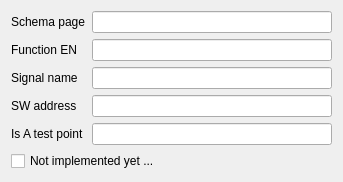
<?xml version="1.0" encoding="UTF-8"?>
<ui version="4.0">
 <class>mdtClUnitConnectionEditor</class>
 <widget class="QWidget" name="mdtClUnitConnectionEditor">
  <property name="geometry">
   <rect>
    <x>0</x>
    <y>0</y>
    <width>343</width>
    <height>174</height>
   </rect>
  </property>
  <property name="windowTitle">
   <string>Form</string>
  </property>
  <layout class="QFormLayout" name="formLayout">
   <item row="0" column="0">
    <widget class="QLabel" name="lbSchemaPage">
     <property name="text">
      <string>Schema page</string>
     </property>
    </widget>
   </item>
   <item row="0" column="1">
    <widget class="QLineEdit" name="fld_SchemaPage"/>
   </item>
   <item row="1" column="0">
    <widget class="QLabel" name="lbFunctionEN">
     <property name="text">
      <string>Function EN</string>
     </property>
    </widget>
   </item>
   <item row="1" column="1">
    <widget class="QLineEdit" name="fld_FunctionEN"/>
   </item>
   <item row="2" column="0">
    <widget class="QLabel" name="lbSignalName">
     <property name="text">
      <string>Signal name</string>
     </property>
    </widget>
   </item>
   <item row="2" column="1">
    <widget class="QLineEdit" name="fld_SignalName"/>
   </item>
   <item row="3" column="0">
    <widget class="QLabel" name="lbSwAddress">
     <property name="text">
      <string>SW address</string>
     </property>
    </widget>
   </item>
   <item row="3" column="1">
    <widget class="QLineEdit" name="fld_SwAddress"/>
   </item>
   <item row="4" column="0">
    <widget class="QLabel" name="lbIsATestPoint">
     <property name="text">
      <string>Is A test point</string>
     </property>
    </widget>
   </item>
   <item row="4" column="1">
    <widget class="QLineEdit" name="fld_IsATestPoint"/>
   </item>
   <item row="5" column="0" colspan="2">
    <widget class="QCheckBox" name="fld_IsATestPoint222">
     <property name="text">
      <string>Not implemented yet ...</string>
     </property>
    </widget>
   </item>
  </layout>
 </widget>
 <resources/>
 <connections/>
</ui>
